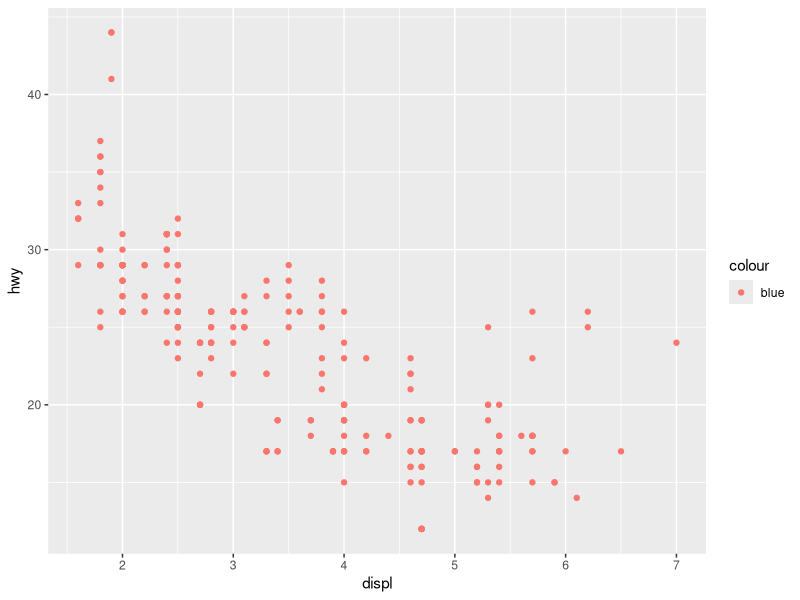
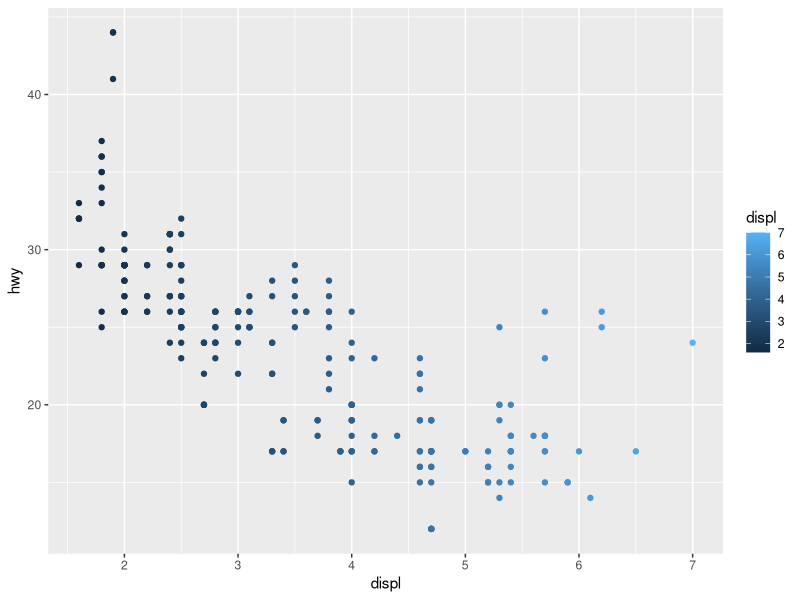
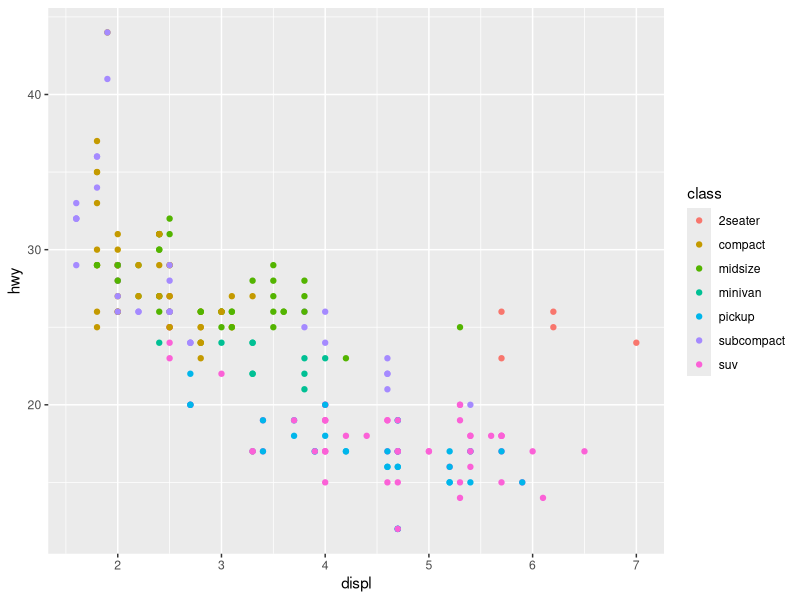
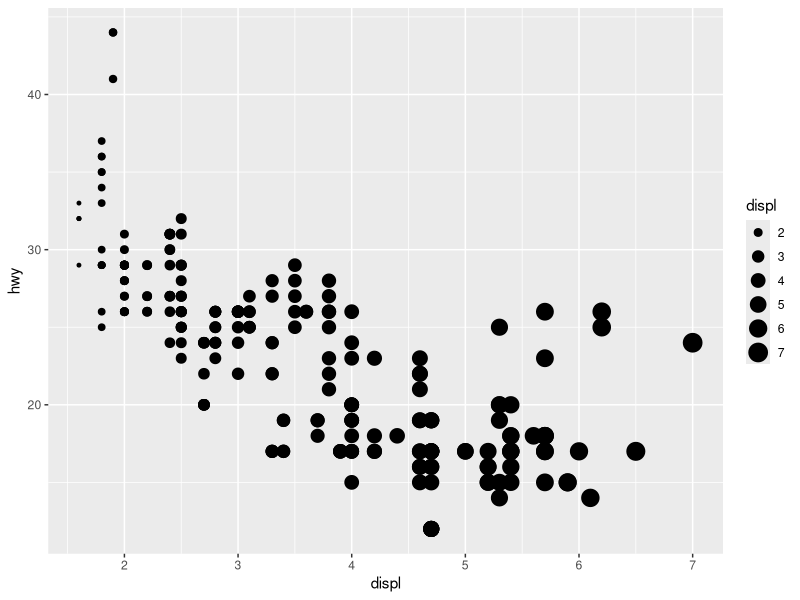
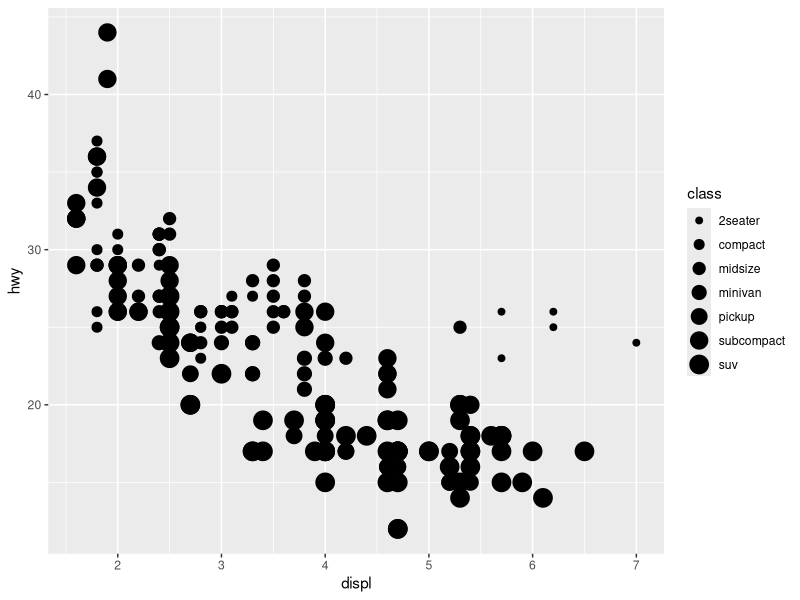

Write the R code that produced these figures, in order. (Note: this script raises an error after producing the figures.)
library(tidyverse)

# 1. What’s gone wrong with this code? Why are the points not blue?
ggplot(data = mpg) + 
  geom_point(mapping = aes(x = displ, y = hwy, color = "blue"))
# color = blue is passed inside aes, however blue is not a column name.
# if we pass color = blue outside of aes, then the dots will appear blue.

# 2. Which variables in mpg are categorical? Which variables are continuous? 
# How can you see this information when you run mpg?
?mpg 
head(mpg)
# categorical: manufacturer, year, model, trans, drv, fl, class
# continuous: displ, cyl, cty, hwy

# 3. Map a continuous variable to color, size, and shape. 
# How do these aesthetics behave differently for categorical vs. continuous variables?
ggplot(data = mpg) + 
  geom_point(mapping = aes(x = displ, y = hwy, color = displ))
ggplot(data = mpg) + 
  geom_point(mapping = aes(x = displ, y = hwy, color = class))
# Mapping continuous variable to color displays single color with varying shades
# Mapping categorical variable to color displays various colors
ggplot(data = mpg) + 
  geom_point(mapping = aes(x = displ, y = hwy, size = displ))
ggplot(data = mpg) + 
 geom_point(mapping = aes(x = displ, y = hwy, size = class))
# Mapping continuous variable to size displays varying sizes 
# Mapping categorical variable to size is "not advised".
ggplot(data = mpg) + 
  geom_point(mapping = aes(x = displ, y = hwy, shape = cty))
ggplot(data = mpg) +
  geom_point(mapping = aes(x = displ, y = hwy, shape = fl))
# A continuous variable cannot be mapped to shape
# But a categorical variable can be. 

# 1. What happens if you facet on a continuous variable?
ggplot(data = mpg) + 
  geom_point(mapping = aes(x = displ, y = hwy)) + 
  facet_grid(~ hwy)
# Displays a chart for each data in continuous variable, 
# which doesn't seem tidy and might not be a practical thing to do

# 4. Take the first faceted plot in this section:
ggplot(data = mpg) + 
  geom_point(mapping = aes(x = displ, y = hwy)) + 
  facet_wrap(~ class, nrow = 2)
# What are the advantages to using faceting instead of the colour aesthetic? 
# What are the disadvantages? 
# How might the balance change if you had a larger dataset?
ggplot(data = mpg) + 
  geom_point(mapping = aes(x = displ, y = hwy, color = class))
# Advantages to using faceting: looks easier to read. if we have many data entries for each class, this is better.
# Disadvantages: comparison among different classes is better in color aesthetic. 
# If we had a larger dataset, points of different colors might overlap. Then, it is better to use faceted plot.

# 5. Will these two graphs look different? Why/why not?
ggplot(data = mpg, mapping = aes(x = displ, y = hwy)) + 
  geom_point() + 
  geom_smooth()

ggplot() + 
  geom_point(data = mpg, mapping = aes(x = displ, y = hwy)) + 
  geom_smooth(data = mpg, mapping = aes(x = displ, y = hwy))
# The graphs look same because we are passing the same argument in globally in the first code
# and individually in the second code.

# 6. Recreate the R code necessary to generate the following graphs.
ggplot(mpg, aes(x = displ, y = hwy)) +
  geom_smooth(se = FALSE) +
  geom_point()

ggplot(mpg, aes(x = displ, y = hwy, group = drv)) +
  geom_smooth(se = FALSE) +
  geom_point()

ggplot(mpg, aes(x = displ, y = hwy, color = drv)) +
  geom_smooth(se = FALSE) +
  geom_point()

ggplot(mpg, aes(x = displ, y = hwy)) +
  geom_smooth(se = FALSE) +
  geom_point(mapping = aes(color = drv))

ggplot(mpg, aes(x = displ, y = hwy, group = drv)) +
  geom_smooth(se = FALSE) +
  geom_point(mapping = aes(color = drv))

ggplot(mpg, aes(x = displ, y = hwy)) +
  geom_point(color = "white", size = 3) + 
  geom_point(mapping = aes(color = drv))

# 1. What is the problem with this plot? How could you improve it?
ggplot(data = mpg, mapping = aes(x = cty, y = hwy)) + 
  geom_point()
# The values of cty and hwy are rounded, thus the points appear on the grids and overlap
# I will pass jitter to position inside geom_point argument.
ggplot(data = mpg, mapping = aes(x = cty, y = hwy)) + 
  geom_point(position = "jitter")

# 2. What parameters to geom_jitter() control the amount of jittering?
# 'width' to control the amount of horizontal displacement
# 'height' to control the amount of vertical displacement
